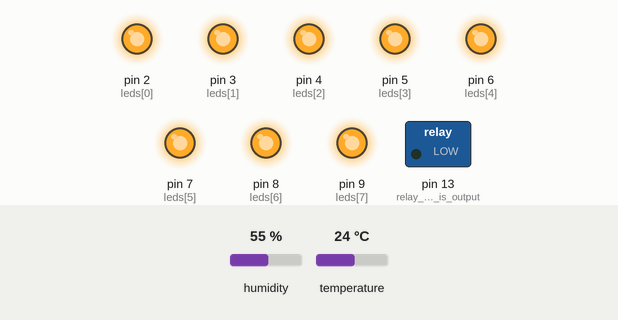
Recording of a sketch running on a simulated Arduino Uno, built with avr-gcc and run on an emulated ATmega328P. Parts: switched loads named in the sketch (green lamp = pin HIGH), output pins drawn as LEDs (lit = HIGH). The test bench sets the inputs (shaded band); at power-on: temperature 24 °C, humidity 55 %.

Above: at 2.0 s.
2.1 s: temperature set to 28 °C
At 3.6 s:
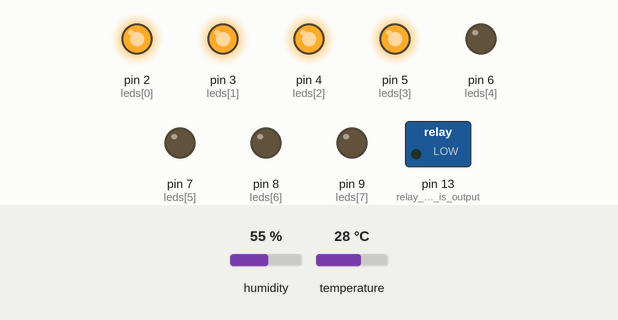
3.9 s: temperature set to 33 °C
At 6.1 s:
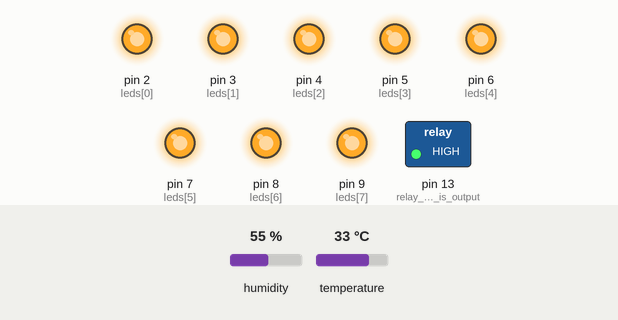
6.4 s: temperature set to 12 °C
At 8.5 s:
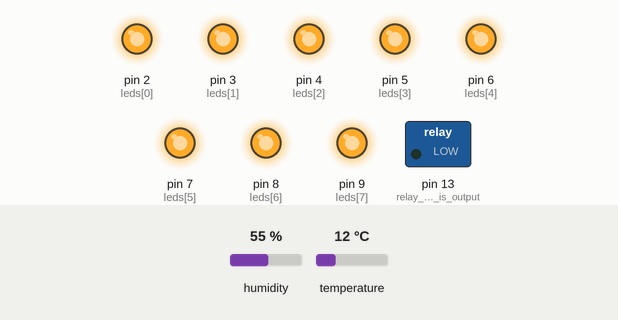
8.8 s: temperature set to 30 °C
At 10.8 s:
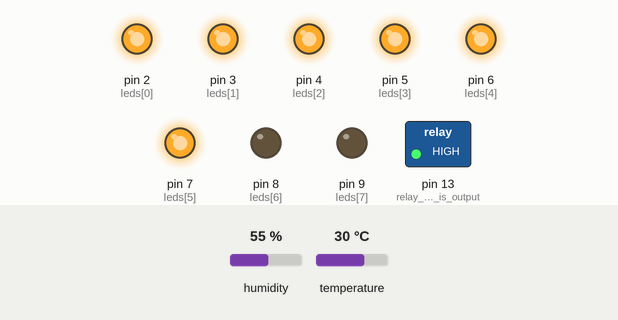
11.3 s: temperature set to 19 °C
At 13.2 s:
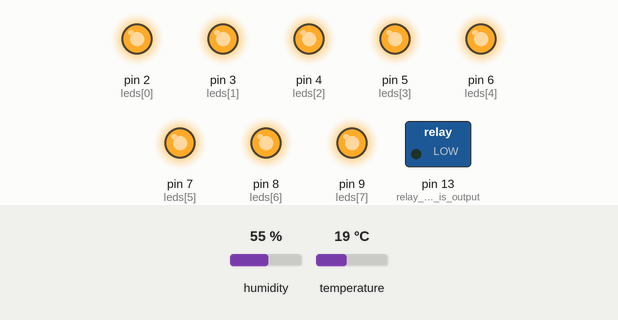
Timing chart, 0 to 14.7 s (numbered marks = the images above; inputs shaded):
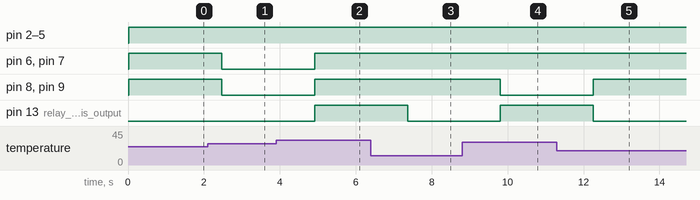

The sketch:

Duinotech_Thermostat.ino
```cpp
#include <SimpleDHT.h>

SimpleDHT11 sensor;                 //constructor for SimpleDHT11 object
int leds[8]={2,3,4,5,6,7,8,9};      //array for pins, green LED's are first 4, red LED's are next 4
int setpoint=29;                    //if too many LED's are showing, increase this

void setup() {
  for(int i=0;i<8;i++){             //set the LED pins to outputs and LOW (off)
    pinMode(leds[i],OUTPUT);
    digitalWrite(leds[i],LOW);
  }
  pinMode(13,OUTPUT);               //relay pin is output, turn off
  digitalWrite(13,LOW);
}

void loop() {
  byte t=0;                                 //variables for temperature and humidity
  byte h=0;
  if(sensor.read(11,&t,&h,NULL)==0){        //read the sensors
    if(t>setpoint){digitalWrite(13,HIGH);}  //update the output if it's a valid reading
    if(t<setpoint){digitalWrite(13,LOW);}
    t=t-setpoint+4;
    for(int i=0;i<8;i++){
      if(t<i){
        digitalWrite(leds[i],LOW);          //light up the right LED's
      }else{
        digitalWrite(leds[i],HIGH);
      }
    }
  }
  delay(1200);                              //wait a bit because sensor can read once/second
}
```

Measured:
- after the input at 2.1 s, pin 6 (leds[4]), pin 7 (leds[5]), pin 8 (leds[6]), pin 9 (leds[7]): HIGH → LOW after 0.37 s
- after the input at 3.9 s, pin 6 (leds[4]), pin 7 (leds[5]), pin 8 (leds[6]), pin 9 (leds[7]), pin 13 (relay_pin_is_output): LOW → HIGH after 1.0 s
- after the input at 6.4 s, pin 13 (relay_pin_is_output): HIGH → LOW after 0.96 s
- after the input at 8.8 s, pin 8 (leds[6]), pin 9 (leds[7]): HIGH → LOW after 1.0 s; pin 13 (relay_pin_is_output): LOW → HIGH after 1.0 s
- after the input at 11.3 s, pin 8 (leds[6]), pin 9 (leds[7]): LOW → HIGH after 0.96 s; pin 13 (relay_pin_is_output): HIGH → LOW after 0.96 s
